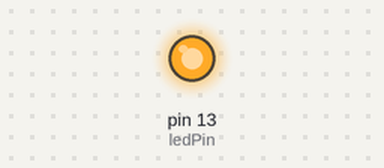
The sketch below on a simulated Arduino Uno, built with avr-gcc and run on an emulated ATmega328P. Shown: output pins drawn as LEDs (lit = HIGH).

Above: at 0.7 s.
At 11.2 s:
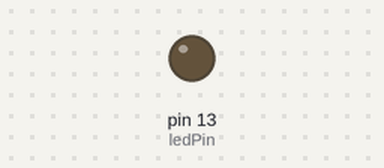
Timing chart, 0 to 16.4 s (numbered marks = the images above):
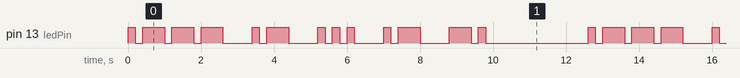

Measured:
- by itself, pin 13 (ledPin): moves between LOW and HIGH, repeating every 12.6 s
- by itself, everything shown: repeats every 12.6 s, in 26 steps

The sketch:

Task1.1BlinkName.ino
```cpp
const int ledPin = LED_BUILTIN;

void setup() {
  pinMode(ledPin, OUTPUT);
}

void loop() {
  blink_Jasan(); // Calling the modular function to blink name
  delay(2000);  // Wait before repeating again
}

// Modular function to blink "Jasan" in Morse code
void blink_Jasan() {
  // J: .---
  dot(); dash(); dash(); dash();  lettersPause();

  // A: .-
  dot(); dash();  lettersPause();

  // S: ...
  dot(); dot(); dot();  lettersPause();

  // A: .-
  dot(); dash();  lettersPause();

  // N: -.
  dash(); dot();  lettersPause();
}

void dot() {
  digitalWrite(ledPin, HIGH);
  delay(200); // LED on for dot
  digitalWrite(ledPin, LOW);
  delay(200); // Gap between symbols
}

// Dash function
void dash() {
  digitalWrite(ledPin, HIGH);
  delay(600); // LED on for dash
  digitalWrite(ledPin, LOW);
  delay(200); // Gap between symbols
}

// Pause between letters
void lettersPause() {
  delay(600); // Longer gap between letters
}
```
